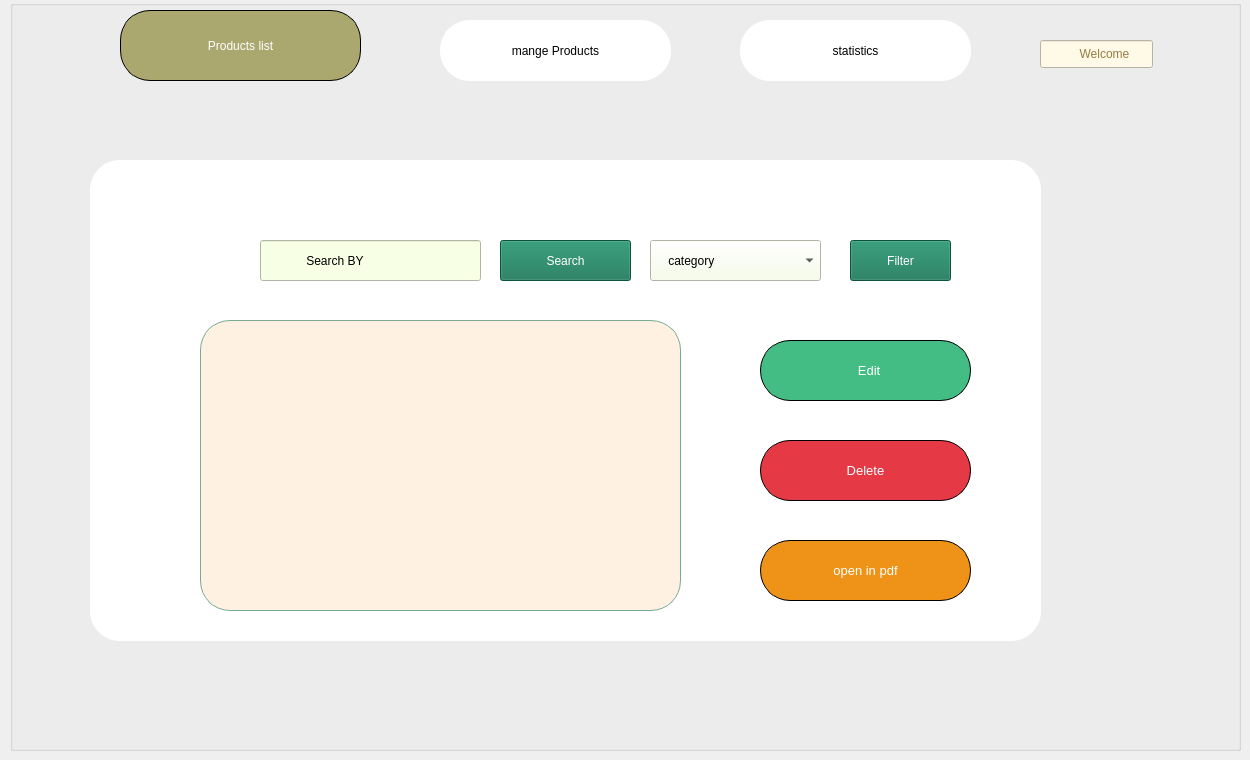
      <widget class="QWidget" name="listpage_pro">
       <widget class="QGroupBox" name="groupBox_20">
        <property name="geometry">
         <rect>
          <x>10</x>
          <y>0</y>
          <width>1231</width>
          <height>751</height>
         </rect>
        </property>
        <property name="title">
         <string/>
        </property>
        <widget class="QPushButton" name="pro_mange_button">
         <property name="geometry">
          <rect>
           <x>430</x>
           <y>20</y>
           <width>231</width>
           <height>61</height>
          </rect>
         </property>
         <property name="focusPolicy">
          <enum>Qt::FocusPolicy::ClickFocus</enum>
         </property>
         <property name="styleSheet">
          <string notr="true">background-color: rgb(255, 255, 255);
color: rgb(0, 0, 0);
font: 700 15pt &quot;Terminal&quot;;
border-radius:30px;</string>
         </property>
         <property name="text">
          <string>mange Products</string>
         </property>
        </widget>
        <widget class="QPushButton" name="pro_statis_button">
         <property name="geometry">
          <rect>
           <x>730</x>
           <y>20</y>
           <width>231</width>
           <height>61</height>
          </rect>
         </property>
         <property name="focusPolicy">
          <enum>Qt::FocusPolicy::ClickFocus</enum>
         </property>
         <property name="styleSheet">
          <string notr="true">background-color: rgb(255, 255, 255);
font: 700 15pt &quot;Terminal&quot;;
color: rgb(0, 0, 0);
border-radius:30px;
</string>
         </property>
         <property name="text">
          <string>statistics</string>
         </property>
        </widget>
        <widget class="QLineEdit" name="lineEdit_23">
         <property name="geometry">
          <rect>
           <x>1030</x>
           <y>40</y>
           <width>113</width>
           <height>28</height>
          </rect>
         </property>
         <property name="styleSheet">
          <string notr="true">background-color: rgb(255, 249, 231);
font: 20pt &quot;Rage Italic&quot;;
color: rgb(148, 125, 66);</string>
         </property>
         <property name="text">
          <string>           Welcome</string>
         </property>
         <property name="dragEnabled">
          <bool>false</bool>
         </property>
        </widget>
        <widget class="QPushButton" name="pro_list_button">
         <property name="geometry">
          <rect>
           <x>110</x>
           <y>10</y>
           <width>241</width>
           <height>71</height>
          </rect>
         </property>
         <property name="focusPolicy">
          <enum>Qt::FocusPolicy::ClickFocus</enum>
         </property>
         <property name="styleSheet">
          <string notr="true">border: 1px solid black;
color: rgb(255, 255, 255);
font: 700 15pt &quot;Terminal&quot;;
background-color: rgb(171, 168, 111);
border-radius:30px;
</string>
         </property>
         <property name="text">
          <string>Products list</string>
         </property>
        </widget>
        <widget class="QLabel" name="label_68">
         <property name="geometry">
          <rect>
           <x>80</x>
           <y>10</y>
           <width>61</width>
           <height>61</height>
          </rect>
         </property>
         <property name="text">
          <string/>
         </property>
         <property name="pixmap">
          <pixmap resource="resources.qrc">:/home page/complete[1].png</pixmap>
         </property>
         <property name="scaledContents">
          <bool>true</bool>
         </property>
         <property name="openExternalLinks">
          <bool>true</bool>
         </property>
        </widget>
        <widget class="QLabel" name="del_6">
         <property name="geometry">
          <rect>
           <x>400</x>
           <y>20</y>
           <width>51</width>
           <height>51</height>
          </rect>
         </property>
         <property name="text">
          <string/>
         </property>
         <property name="pixmap">
          <pixmap resource="resources.qrc">:/home page/canned-food.png</pixmap>
         </property>
         <property name="scaledContents">
          <bool>true</bool>
         </property>
        </widget>
        <widget class="QLabel" name="label_69">
         <property name="geometry">
          <rect>
           <x>710</x>
           <y>30</y>
           <width>51</width>
           <height>51</height>
          </rect>
         </property>
         <property name="text">
          <string/>
         </property>
         <property name="pixmap">
          <pixmap resource="resources.qrc">:/home page/2636315.png</pixmap>
         </property>
         <property name="scaledContents">
          <bool>true</bool>
         </property>
        </widget>
        <widget class="QLabel" name="label_70">
         <property name="geometry">
          <rect>
           <x>1170</x>
           <y>10</y>
           <width>63</width>
           <height>61</height>
          </rect>
         </property>
         <property name="text">
          <string/>
         </property>
         <property name="pixmap">
          <pixmap resource="resources.qrc">:/home page/user (1).png</pixmap>
         </property>
         <property name="scaledContents">
          <bool>true</bool>
         </property>
        </widget>
        <widget class="QFrame" name="frame_21">
         <property name="geometry">
          <rect>
           <x>80</x>
           <y>160</y>
           <width>951</width>
           <height>481</height>
          </rect>
         </property>
         <property name="styleSheet">
          <string notr="true">QFrame
{
font: italic 9pt &quot;Terminal&quot;;
background-color: rgb(255, 255, 255);
color: rgb(0, 0, 0);
border-radius:30px;
}
</string>
         </property>
         <property name="frameShape">
          <enum>QFrame::Shape::StyledPanel</enum>
         </property>
         <property name="frameShadow">
          <enum>QFrame::Shadow::Raised</enum>
         </property>
         <widget class="QTableView" name="afficher_pro">
          <property name="geometry">
           <rect>
            <x>110</x>
            <y>160</y>
            <width>481</width>
            <height>291</height>
           </rect>
          </property>
          <property name="maximumSize">
           <size>
            <width>481</width>
            <height>291</height>
           </size>
          </property>
          <property name="styleSheet">
           <string notr="true">background-color: rgb(133, 144, 121);
background-color: rgb(255, 241, 226);
border:1px solid ;
border-color: rgb(121, 170, 147);</string>
          </property>
         </widget>
         <widget class="QWidget" name="widget_10" native="true">
          <property name="geometry">
           <rect>
            <x>90</x>
            <y>70</y>
            <width>791</width>
            <height>71</height>
           </rect>
          </property>
          <widget class="QLabel" name="label_9">
           <property name="geometry">
            <rect>
             <x>20</x>
             <y>10</y>
             <width>41</width>
             <height>41</height>
            </rect>
           </property>
           <property name="text">
            <string/>
           </property>
           <property name="pixmap">
            <pixmap resource="resources.qrc">:/home page/search.png</pixmap>
           </property>
           <property name="scaledContents">
            <bool>true</bool>
           </property>
          </widget>
          <widget class="QPushButton" name="search_pro">
           <property name="geometry">
            <rect>
             <x>320</x>
             <y>10</y>
             <width>131</width>
             <height>41</height>
            </rect>
           </property>
           <property name="styleSheet">
            <string notr="true">background-color: rgb(18, 115, 83);
color: rgb(255, 255, 255);</string>
           </property>
           <property name="text">
            <string>Search</string>
           </property>
          </widget>
          <widget class="QLineEdit" name="search_by_pro">
           <property name="geometry">
            <rect>
             <x>80</x>
             <y>10</y>
             <width>221</width>
             <height>41</height>
            </rect>
           </property>
           <property name="styleSheet">
            <string notr="true">
background-color: rgb(247, 255, 229);

</string>
           </property>
           <property name="text">
            <string>             Search BY</string>
           </property>
          </widget>
          <widget class="QComboBox" name="comboBox_4">
           <property name="geometry">
            <rect>
             <x>470</x>
             <y>10</y>
             <width>171</width>
             <height>41</height>
            </rect>
           </property>
           <property name="focusPolicy">
            <enum>Qt::FocusPolicy::ClickFocus</enum>
           </property>
           <property name="contextMenuPolicy">
            <enum>Qt::ContextMenuPolicy::CustomContextMenu</enum>
           </property>
           <property name="styleSheet">
            <string notr="true">QComboBox{color: rgb(0, 0, 0);
background-color: rgb(247, 255, 229);}</string>
           </property>
           <item>
            <property name="text">
             <string extracomment="    category">    category</string>
            </property>
            <property name="icon">
             <iconset resource="resources.qrc">
              <normaloff>:/home page/sort-icon-512x410-1kpy040x.png</normaloff>:/home page/sort-icon-512x410-1kpy040x.png</iconset>
            </property>
           </item>
           <item>
            <property name="text">
             <string extracomment="type">type</string>
            </property>
           </item>
           <item>
            <property name="text">
             <string>pc</string>
            </property>
           </item>
           <item>
            <property name="text">
             <string>machine</string>
            </property>
           </item>
           <item>
            <property name="text">
             <string>router</string>
            </property>
           </item>
           <item>
            <property name="text">
             <string>mouse</string>
            </property>
           </item>
           <item>
            <property name="text">
             <string>printer</string>
            </property>
           </item>
           <item>
            <property name="text">
             <string>cann</string>
            </property>
           </item>
           <item>
            <property name="text">
             <string/>
            </property>
           </item>
          </widget>
          <widget class="QPushButton" name="sort_pro">
           <property name="geometry">
            <rect>
             <x>670</x>
             <y>10</y>
             <width>101</width>
             <height>41</height>
            </rect>
           </property>
           <property name="styleSheet">
            <string notr="true">background-color: rgb(18, 115, 83);
color: rgb(255, 255, 255);</string>
           </property>
           <property name="text">
            <string>Filter</string>
           </property>
           <property name="icon">
            <iconset resource="resources.qrc">
             <normaloff>:/home page/filter-outline-filled.png</normaloff>:/home page/filter-outline-filled.png</iconset>
           </property>
           <property name="iconSize">
            <size>
             <width>25</width>
             <height>25</height>
            </size>
           </property>
          </widget>
         </widget>
         <widget class="QPushButton" name="edit_pro">
          <property name="geometry">
           <rect>
            <x>670</x>
            <y>180</y>
            <width>211</width>
            <height>61</height>
           </rect>
          </property>
          <property name="focusPolicy">
           <enum>Qt::FocusPolicy::StrongFocus</enum>
          </property>
          <property name="contextMenuPolicy">
           <enum>Qt::ContextMenuPolicy::CustomContextMenu</enum>
          </property>
          <property name="styleSheet">
           <string notr="true">QPushButton
{border: 1px solid black;
color: rgb(255, 255, 255);
font: 10pt ;
background-color: rgb(171, 168, 111);
background-color: rgb(68, 189, 133);
border-radius:30px;}
</string>
          </property>
          <property name="text">
           <string>  Edit</string>
          </property>
          <property name="icon">
           <iconset resource="resources.qrc">
            <normaloff>:/home page/edit - Copy.png</normaloff>:/home page/edit - Copy.png</iconset>
          </property>
          <property name="iconSize">
           <size>
            <width>50</width>
            <height>50</height>
           </size>
          </property>
          <property name="flat">
           <bool>false</bool>
          </property>
         </widget>
         <widget class="QPushButton" name="delet_pro">
          <property name="geometry">
           <rect>
            <x>670</x>
            <y>280</y>
            <width>211</width>
            <height>61</height>
           </rect>
          </property>
          <property name="focusPolicy">
           <enum>Qt::FocusPolicy::StrongFocus</enum>
          </property>
          <property name="styleSheet">
           <string notr="true">QPushButton
{border: 1px solid black;
color: rgb(255, 255, 255);
font: 10pt ;
background-color: rgb(230, 57, 70);
border-radius:30px;}
</string>
          </property>
          <property name="text">
           <string>Delete</string>
          </property>
          <property name="icon">
           <iconset resource="resources.qrc">
            <normaloff>:/home page/bin.png</normaloff>:/home page/bin.png</iconset>
          </property>
          <property name="iconSize">
           <size>
            <width>50</width>
            <height>50</height>
           </size>
          </property>
          <property name="flat">
           <bool>false</bool>
          </property>
         </widget>
         <widget class="QPushButton" name="pdf_pro">
          <property name="geometry">
           <rect>
            <x>670</x>
            <y>380</y>
            <width>211</width>
            <height>61</height>
           </rect>
          </property>
          <property name="focusPolicy">
           <enum>Qt::FocusPolicy::StrongFocus</enum>
          </property>
          <property name="styleSheet">
           <string notr="true">border: 1px solid black;
color: rgb(255, 255, 255);
font: 10pt ;
background-color: rgb(239, 146, 24);
border-radius:30px;
</string>
          </property>
          <property name="text">
           <string> open in pdf </string>
          </property>
          <property name="icon">
           <iconset resource="resources.qrc">
            <normaloff>:/home page/pdf-file[1].png</normaloff>:/home page/pdf-file[1].png</iconset>
          </property>
          <property name="iconSize">
           <size>
            <width>36</width>
            <height>36</height>
           </size>
          </property>
         </widget>
        </widget>
       </widget>
      </widget>
